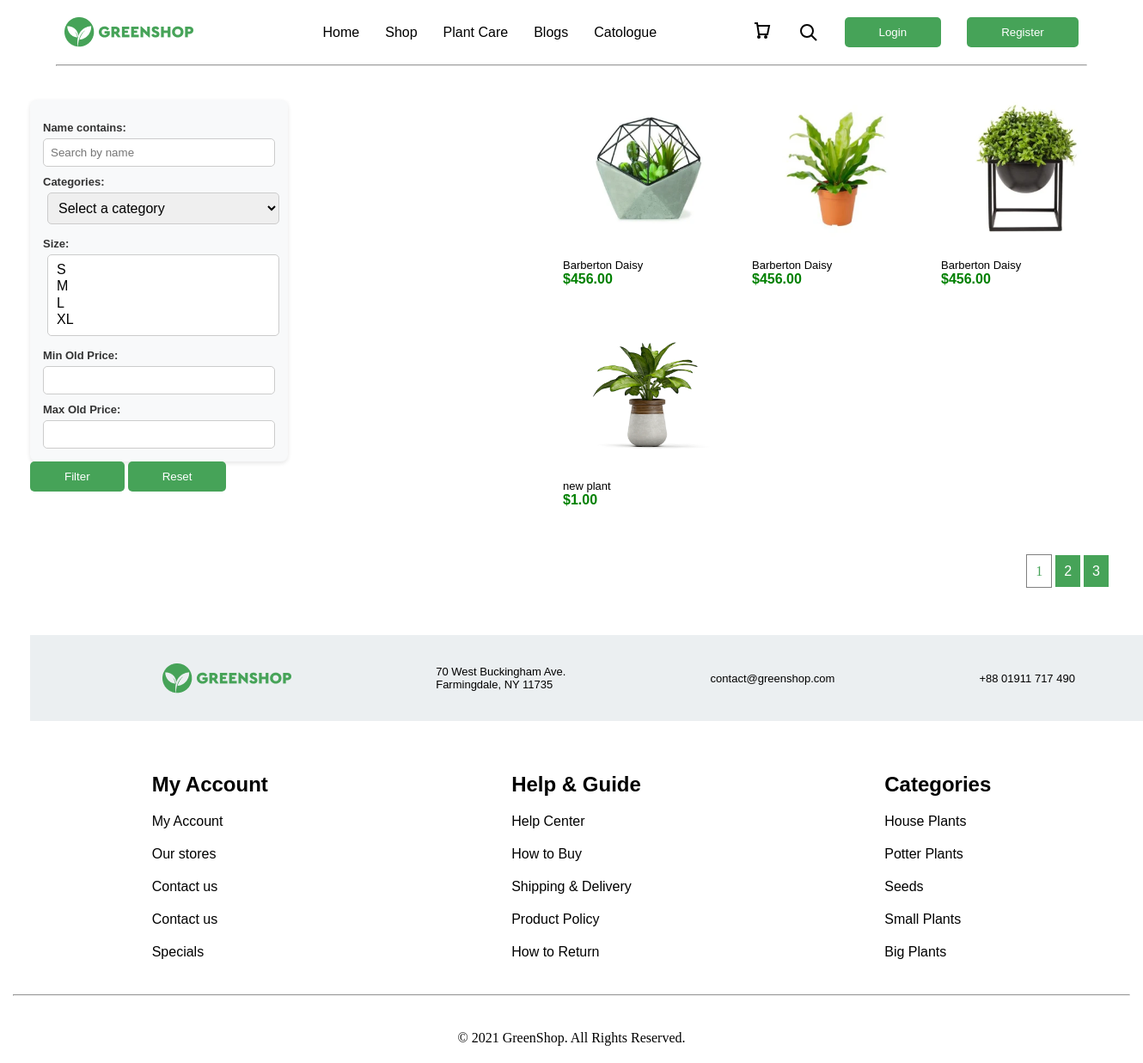
Screenshot of /catologue/ with the database file from the repository.
### plant/models.py (models this page shows, shortened)
class TimeAbstract(models.Model):
    created_at = models.DateField('created', auto_now_add=True)
    updated_at = models.DateField('', auto_now=True)
    class Meta:
        abstract = True

class Category(TimeAbstract):
    class Meta:
        verbose_name_plural = 'categories'
        verbose_name = 'category'
    name = models.CharField(max_length=100)
    def __str__(self):
        return self.name

class Size(TimeAbstract):
    SMALL = 'small'
    MEDIUM = 'medium'
    LARGE = 'large'
    TYPES = [
        (SMALL,'small'),
        (MEDIUM, 'medium'),
        (LARGE, 'large')
    ]
    class Meta:
        verbose_name_plural = 'sizes'
        verbose_name = 'size'
    name = models.CharField(max_length=100)
    type = models.CharField(choices=TYPES, default=SMALL, max_length=50)
    def __str__(self):
        return self.name

class Plant(TimeAbstract):
    class Meta:
        verbose_name_plural = 'plants'
        verbose_name = 'plant'
    name = models.CharField(max_length=100)
    price = models.DecimalField(decimal_places=2, max_digits=10)
    short_description = models.TextField()
    sizes = models.ManyToManyField('plant.Size', related_name='plant')
    category = models.ForeignKey('plant.Category', on_delete=models.PROTECT, related_name='plant')
    tags = models.ManyToManyField('plant.Tag', related_name='plant')
    description = models.ForeignKey('plant.Description', on_delete=models.PROTECT)
    user =  models.ForeignKey('auth.User', on_delete=models.PROTECT, related_name='plants')
    @property
    def image(self):
        if self.images.first():
            return self.images.first().image
        return None

class ImagePlant(TimeAbstract):
    class Meta:
        verbose_name_plural = 'images'
        verbose_name = 'image'
    plant = models.ForeignKey('plant.Plant', on_delete=models.PROTECT, related_name='images')
    image = ResizedImageField(upload_to='plant_images/', quality=90, force_format='WEBP')

### plant/views.py (the view)
# urls.py: path('catologue/', views.Catologue.as_view(), name='catologue'),
class Catologue(ListView):
    template_name = 'catologue.html'
    context_object_name = 'plants'
    paginate_by = 4
    def get_queryset(self):
        plants = Plant.objects.all()
        self.plantfilter = PlantFilter(self.request.GET, queryset=plants)
        return self.plantfilter.qs
    def get_context_data(self, **kwargs):
        context = super().get_context_data(**kwargs)
        context['categories'] = Category.objects.all()
        context['filter'] = self.plantfilter
        return context

### templates/catologue.html (shortened to what this page needs)
{% extends 'main.html' %}
{% block content %}
    <div>
      <div class="pad-20-media col-display container container-media none-main">
      <div class="display2 container pad-20">
          {% include 'companents/filter.html' %}
            <div class="card-plant display-plant media-container">
              {% for plant in plants %}
                <a href="{% url 'detail_plant' plant.id %}">
                  <div>
                    <img class="card" src="{{ plant.image.url }}" alt="" />
                    <p>{{ plant.name }}</p>
                    <h4 class="green">${{ plant.price }}</h4>
                  </div>
                </a>
              {% endfor %}
            </div>
          </div>
            <div class="paginations">
              {% include 'companents/pagination.html' %}
            </div>
{% endblock content %}

### templates/companents/filter.html
<div class="col-display container">
    <form method="get">
        <div class="for-id">
            <div class="filter-form">
                <div class="for-label">
                    {{ filter.form.as_p }}
                </div>
            </div>
        </div>
        <button type="submit" class="btn filter-menu-button">Filter</button>
        <button type="reset" class="btn filter-menu-button"><a class="white" href="/">Reset</a></button>
    </form>
</div>

### templates/companents/footer.html
{% block content %}
  <div class="pad-20">
    <div class="container footer display5 text-center-m">
      <div class="marg-left-20 text-end logo"></div>
      <div>
        <p>
          70 West Buckingham Ave.
          <br />Farmingdale, NY 11735
        </p>
      </div>
      <div>
        <p>contact@greenshop.com</p>
      </div>
      <div>
        <p>+88 01911 717 490</p>
      </div>
    </div>
  </div>
  <div class="container pad-20 display5 text-center-m">
    <div class="col-display-m">
      <h2>My Account</h2>
      <a href="">My Account</a>
      <a href="">Our stores</a>
      <a href="">Contact us</a>
      <a href="">Contact us</a>
      <a href="">Specials</a>
    </div>
    <div class="col-display-m">
      <h2>Help & Guide</h2>
      <a href="">Help Center</a>
      <a href="">How to Buy</a>
      <a href="">Shipping & Delivery</a>
      <a href="">Product Policy</a>
      <a href="">How to Return</a>
    </div>
    <div class="col-display-m">
      <h2>Categories</h2>
      {% for category in categories|slice:':5' %}
        <a href="">{{ category.name }}</a>
      {% endfor %}
    </div>
  </div>
  <hr class="max-width">
  <div class="pad-20">
    <center>
        © 2021 GreenShop. All Rights Reserved.
    </center>
  </div>
{% endblock %}

### static/static_dirs/css/main.css (style rules this page uses)
* { margin: 0; box-sizing: border-box; }
hr { color: rgb(225, 130, 130, 0.3); width: 1200px; text-align: center; height: 1px; }
.marg-left-20 { margin-left: 70px; }
.container { width: 1300px; margin: 0 auto; }
.container-media { width: 1300px; margin: 0 auto; }
.pad-20 { padding: 20px; }
.text-end { text-align: end; }
.col-display { display: flex; flex-direction: column; gap: 20px; }
.col-display-m { display: flex; flex-direction: column; gap: 20px; }
.logo { background-image: url(../images/logo.png); background-position: center; background-repeat: no-repeat; background-size: cover; width: 150px; height: 35px; }
.display2 { display: flex; justify-content: space-around; align-items: center; }
.display5 { display: flex; justify-content: space-around; align-items: center; }
.display-plant { display: grid; grid-template-columns: repeat(3, 1fr); gap: 20px; }
.card { padding: 20px 20px; background-color: #ffffff; }
img { max-width: 200px; max-height: 200px; }
ul, li, a { text-decoration: none; font-family: Cera Pro, sans-serif; color: black; list-style: none; }
p { font-family: Cera Pro, sans-serif; font-size: 13px; }
h4 { font-family: Cera Pro, sans-serif; }
h2 { font-family: Cera Pro, sans-serif; }
button { background-color: #46A358; padding: 10px 40px; border: none; border-radius: 5px; color: white; }
.forms input, select { width: 100%; margin: 5px; padding: 10px; border: 1px solid #ddd; border-radius: 5px; font-size: 16px; outline: none; transition: border-color 0.3s; }
.formss input, select { width: 100%; margin: 5px; padding: 10px; border: 1px solid #ddd; border-radius: 5px; font-size: 16px; outline: none; transition: border-color 0.3s; }
.green { color: green; }
.paginations { text-align: end; padding: 20px; margin: 5px; }
.white { color: white; }
.footer { background-color: rgb(235, 239, 241); height: 100px; }
.max-width { width: 100%; }
.filter-form { background: #f8f9fa; padding: 15px; border-radius: 8px; box-shadow: 0 2px 5px rgba(0, 0, 0, 0.1); max-width: 300px; }
.filter-form label { font-weight: bold; margin-top: 10px; display: block; color: #333; }
.filter-form input, .filter-form select, .filter-form button { width: 100%; padding: 8px; margin-top: 5px; border: 1px solid #ccc; border-radius: 5px; }
.filter-form select[multiple] { height: auto; }

### rows the page displays
Category: name "House Plants"
Plant: image (picture), name "Barberton Daisy", price "456.00"
Plant: image (picture), name "Barberton Daisy", price "456.00"
Plant: image (picture), name "Barberton Daisy", price "456.00"
Plant: image (picture), name "new plant", price "1.00"
Category: name "Potter Plants"
Category: name "Seeds"
Category: name "Small Plants"
Category: name "Big Plants"

### other values shown
{{ num }} "1"
{{ num }} "2" "3"
